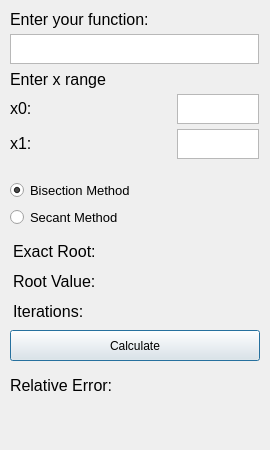
<?xml version="1.0" encoding="UTF-8"?>
<ui version="4.0">
 <class>RootFindingComparison</class>
 <widget class="QDialog" name="RootFindingComparison">
  <property name="geometry">
   <rect>
    <x>0</x>
    <y>0</y>
    <width>270</width>
    <height>450</height>
   </rect>
  </property>
  <property name="sizePolicy">
   <sizepolicy hsizetype="Fixed" vsizetype="Fixed">
    <horstretch>0</horstretch>
    <verstretch>0</verstretch>
   </sizepolicy>
  </property>
  <property name="minimumSize">
   <size>
    <width>270</width>
    <height>450</height>
   </size>
  </property>
  <property name="maximumSize">
   <size>
    <width>270</width>
    <height>450</height>
   </size>
  </property>
  <property name="windowTitle">
   <string>Comparison of Root-Finding Methods</string>
  </property>
  <widget class="QWidget" name="layoutWidget">
   <property name="geometry">
    <rect>
     <x>10</x>
     <y>10</y>
     <width>249</width>
     <height>159</height>
    </rect>
   </property>
   <layout class="QVBoxLayout" name="verticalLayout">
    <property name="spacing">
     <number>5</number>
    </property>
    <property name="sizeConstraint">
     <enum>QLayout::SetMaximumSize</enum>
    </property>
    <item>
     <widget class="QLabel" name="label">
      <property name="minimumSize">
       <size>
        <width>240</width>
        <height>19</height>
       </size>
      </property>
      <property name="maximumSize">
       <size>
        <width>240</width>
        <height>19</height>
       </size>
      </property>
      <property name="font">
       <font>
        <pointsize>12</pointsize>
       </font>
      </property>
      <property name="text">
       <string>Enter your function:</string>
      </property>
     </widget>
    </item>
    <item>
     <widget class="QPlainTextEdit" name="function_text_edit">
      <property name="maximumSize">
       <size>
        <width>16777215</width>
        <height>30</height>
       </size>
      </property>
     </widget>
    </item>
    <item>
     <layout class="QVBoxLayout" name="verticalLayout_3">
      <item>
       <widget class="QLabel" name="label_2">
        <property name="minimumSize">
         <size>
          <width>240</width>
          <height>20</height>
         </size>
        </property>
        <property name="maximumSize">
         <size>
          <width>240</width>
          <height>20</height>
         </size>
        </property>
        <property name="font">
         <font>
          <pointsize>12</pointsize>
         </font>
        </property>
        <property name="text">
         <string>Enter x range</string>
        </property>
       </widget>
      </item>
      <item>
       <layout class="QHBoxLayout" name="horizontalLayout">
        <item>
         <widget class="QLabel" name="label_3">
          <property name="minimumSize">
           <size>
            <width>162</width>
            <height>25</height>
           </size>
          </property>
          <property name="maximumSize">
           <size>
            <width>162</width>
            <height>25</height>
           </size>
          </property>
          <property name="font">
           <font>
            <pointsize>12</pointsize>
           </font>
          </property>
          <property name="text">
           <string>x0:</string>
          </property>
         </widget>
        </item>
        <item>
         <widget class="QPlainTextEdit" name="xstart_text_edit">
          <property name="maximumSize">
           <size>
            <width>16777215</width>
            <height>30</height>
           </size>
          </property>
         </widget>
        </item>
       </layout>
      </item>
      <item>
       <layout class="QHBoxLayout" name="horizontalLayout_2">
        <item>
         <widget class="QLabel" name="label_4">
          <property name="minimumSize">
           <size>
            <width>162</width>
            <height>25</height>
           </size>
          </property>
          <property name="maximumSize">
           <size>
            <width>162</width>
            <height>25</height>
           </size>
          </property>
          <property name="font">
           <font>
            <pointsize>12</pointsize>
           </font>
          </property>
          <property name="text">
           <string>x1:</string>
          </property>
         </widget>
        </item>
        <item>
         <widget class="QPlainTextEdit" name="xend_text_edit">
          <property name="maximumSize">
           <size>
            <width>16777215</width>
            <height>30</height>
           </size>
          </property>
         </widget>
        </item>
       </layout>
      </item>
     </layout>
    </item>
   </layout>
  </widget>
  <widget class="QWidget" name="layoutWidget_2">
   <property name="geometry">
    <rect>
     <x>10</x>
     <y>240</y>
     <width>249</width>
     <height>22</height>
    </rect>
   </property>
   <layout class="QHBoxLayout" name="horizontalLayout_6">
    <item>
     <widget class="QLabel" name="label_12">
      <property name="sizePolicy">
       <sizepolicy hsizetype="Expanding" vsizetype="Preferred">
        <horstretch>0</horstretch>
        <verstretch>0</verstretch>
       </sizepolicy>
      </property>
      <property name="minimumSize">
       <size>
        <width>117</width>
        <height>20</height>
       </size>
      </property>
      <property name="maximumSize">
       <size>
        <width>117</width>
        <height>20</height>
       </size>
      </property>
      <property name="font">
       <font>
        <pointsize>12</pointsize>
       </font>
      </property>
      <property name="text">
       <string>Exact Root: </string>
      </property>
     </widget>
    </item>
    <item>
     <widget class="QLabel" name="exact_root_label">
      <property name="sizePolicy">
       <sizepolicy hsizetype="Expanding" vsizetype="Preferred">
        <horstretch>0</horstretch>
        <verstretch>0</verstretch>
       </sizepolicy>
      </property>
      <property name="minimumSize">
       <size>
        <width>117</width>
        <height>19</height>
       </size>
      </property>
      <property name="maximumSize">
       <size>
        <width>117</width>
        <height>19</height>
       </size>
      </property>
      <property name="font">
       <font>
        <pointsize>12</pointsize>
       </font>
      </property>
      <property name="text">
       <string/>
      </property>
     </widget>
    </item>
   </layout>
  </widget>
  <widget class="QWidget" name="layoutWidget_3">
   <property name="geometry">
    <rect>
     <x>10</x>
     <y>270</y>
     <width>249</width>
     <height>22</height>
    </rect>
   </property>
   <layout class="QHBoxLayout" name="horizontalLayout_7">
    <item>
     <widget class="QLabel" name="label_13">
      <property name="sizePolicy">
       <sizepolicy hsizetype="Expanding" vsizetype="Preferred">
        <horstretch>0</horstretch>
        <verstretch>0</verstretch>
       </sizepolicy>
      </property>
      <property name="minimumSize">
       <size>
        <width>117</width>
        <height>20</height>
       </size>
      </property>
      <property name="maximumSize">
       <size>
        <width>117</width>
        <height>20</height>
       </size>
      </property>
      <property name="font">
       <font>
        <pointsize>12</pointsize>
       </font>
      </property>
      <property name="text">
       <string>Root Value: </string>
      </property>
     </widget>
    </item>
    <item>
     <widget class="QLabel" name="root_value_label">
      <property name="sizePolicy">
       <sizepolicy hsizetype="Expanding" vsizetype="Preferred">
        <horstretch>0</horstretch>
        <verstretch>0</verstretch>
       </sizepolicy>
      </property>
      <property name="minimumSize">
       <size>
        <width>117</width>
        <height>19</height>
       </size>
      </property>
      <property name="maximumSize">
       <size>
        <width>117</width>
        <height>19</height>
       </size>
      </property>
      <property name="font">
       <font>
        <pointsize>12</pointsize>
       </font>
      </property>
      <property name="text">
       <string/>
      </property>
     </widget>
    </item>
   </layout>
  </widget>
  <widget class="QPushButton" name="calculate_button">
   <property name="geometry">
    <rect>
     <x>10</x>
     <y>330</y>
     <width>250</width>
     <height>31</height>
    </rect>
   </property>
   <property name="text">
    <string>Calculate</string>
   </property>
  </widget>
  <widget class="QWidget" name="layoutWidget_4">
   <property name="geometry">
    <rect>
     <x>10</x>
     <y>300</y>
     <width>249</width>
     <height>22</height>
    </rect>
   </property>
   <layout class="QHBoxLayout" name="horizontalLayout_8">
    <item>
     <widget class="QLabel" name="label_14">
      <property name="sizePolicy">
       <sizepolicy hsizetype="Expanding" vsizetype="Preferred">
        <horstretch>0</horstretch>
        <verstretch>0</verstretch>
       </sizepolicy>
      </property>
      <property name="minimumSize">
       <size>
        <width>117</width>
        <height>20</height>
       </size>
      </property>
      <property name="maximumSize">
       <size>
        <width>117</width>
        <height>20</height>
       </size>
      </property>
      <property name="font">
       <font>
        <pointsize>12</pointsize>
       </font>
      </property>
      <property name="text">
       <string>Iterations:</string>
      </property>
     </widget>
    </item>
    <item>
     <widget class="QLabel" name="iterations_label">
      <property name="sizePolicy">
       <sizepolicy hsizetype="Expanding" vsizetype="Preferred">
        <horstretch>0</horstretch>
        <verstretch>0</verstretch>
       </sizepolicy>
      </property>
      <property name="minimumSize">
       <size>
        <width>117</width>
        <height>19</height>
       </size>
      </property>
      <property name="maximumSize">
       <size>
        <width>117</width>
        <height>19</height>
       </size>
      </property>
      <property name="font">
       <font>
        <pointsize>12</pointsize>
       </font>
      </property>
      <property name="text">
       <string/>
      </property>
     </widget>
    </item>
   </layout>
  </widget>
  <widget class="QLabel" name="label_5">
   <property name="geometry">
    <rect>
     <x>10</x>
     <y>370</y>
     <width>250</width>
     <height>30</height>
    </rect>
   </property>
   <property name="sizePolicy">
    <sizepolicy hsizetype="Expanding" vsizetype="Preferred">
     <horstretch>0</horstretch>
     <verstretch>0</verstretch>
    </sizepolicy>
   </property>
   <property name="minimumSize">
    <size>
     <width>117</width>
     <height>19</height>
    </size>
   </property>
   <property name="maximumSize">
    <size>
     <width>250</width>
     <height>30</height>
    </size>
   </property>
   <property name="font">
    <font>
     <pointsize>12</pointsize>
    </font>
   </property>
   <property name="text">
    <string>Relative Error:</string>
   </property>
  </widget>
  <widget class="QLabel" name="error_label">
   <property name="geometry">
    <rect>
     <x>10</x>
     <y>410</y>
     <width>250</width>
     <height>30</height>
    </rect>
   </property>
   <property name="sizePolicy">
    <sizepolicy hsizetype="Expanding" vsizetype="Preferred">
     <horstretch>0</horstretch>
     <verstretch>0</verstretch>
    </sizepolicy>
   </property>
   <property name="minimumSize">
    <size>
     <width>117</width>
     <height>19</height>
    </size>
   </property>
   <property name="maximumSize">
    <size>
     <width>250</width>
     <height>30</height>
    </size>
   </property>
   <property name="font">
    <font>
     <pointsize>12</pointsize>
    </font>
   </property>
   <property name="text">
    <string/>
   </property>
  </widget>
  <widget class="QWidget" name="">
   <property name="geometry">
    <rect>
     <x>10</x>
     <y>180</y>
     <width>127</width>
     <height>48</height>
    </rect>
   </property>
   <layout class="QVBoxLayout" name="verticalLayout_2">
    <item>
     <widget class="QRadioButton" name="bisection_radio">
      <property name="minimumSize">
       <size>
        <width>125</width>
        <height>0</height>
       </size>
      </property>
      <property name="font">
       <font>
        <pointsize>10</pointsize>
       </font>
      </property>
      <property name="text">
       <string>Bisection Method</string>
      </property>
      <property name="checked">
       <bool>true</bool>
      </property>
     </widget>
    </item>
    <item>
     <widget class="QRadioButton" name="secant_radio">
      <property name="minimumSize">
       <size>
        <width>125</width>
        <height>0</height>
       </size>
      </property>
      <property name="font">
       <font>
        <pointsize>10</pointsize>
       </font>
      </property>
      <property name="text">
       <string>Secant Method</string>
      </property>
     </widget>
    </item>
   </layout>
  </widget>
 </widget>
 <resources/>
 <connections/>
</ui>
